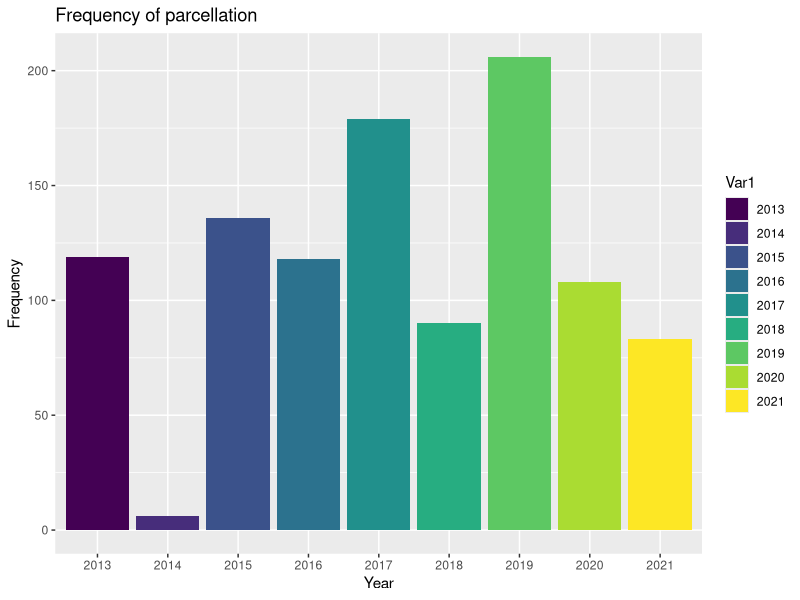
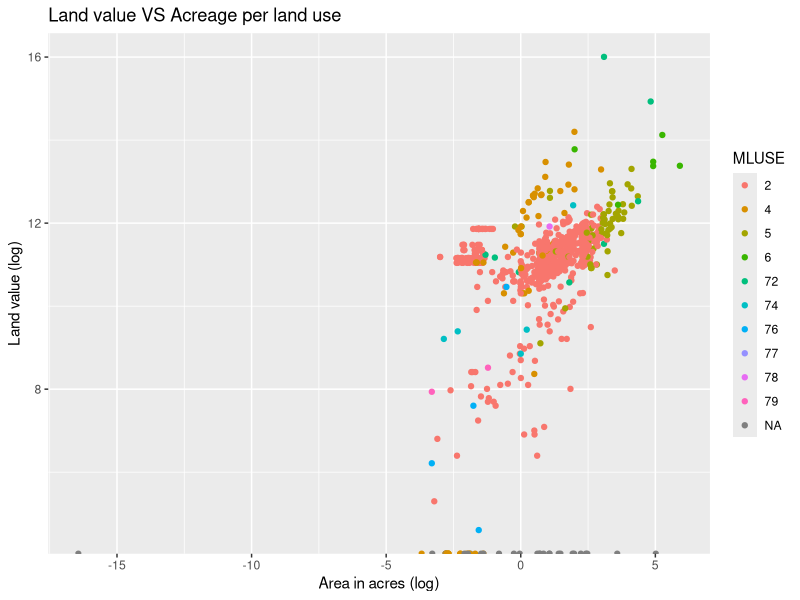
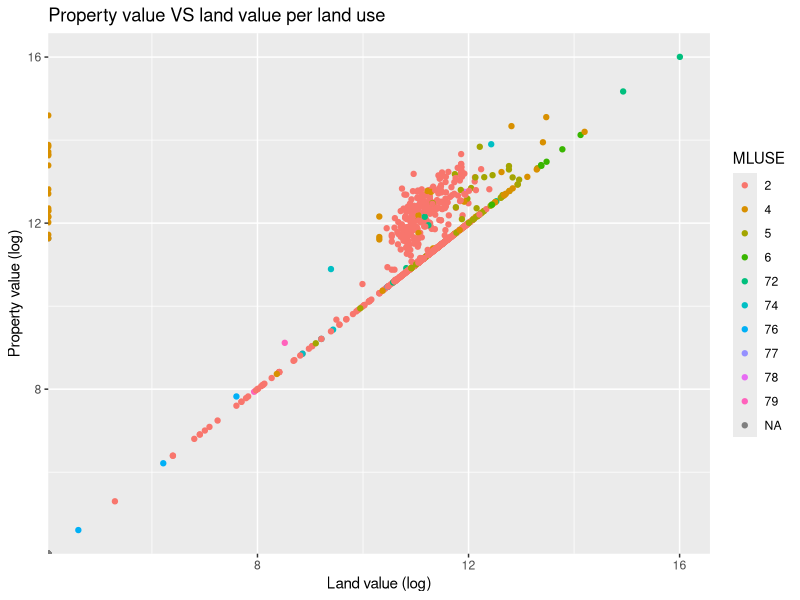
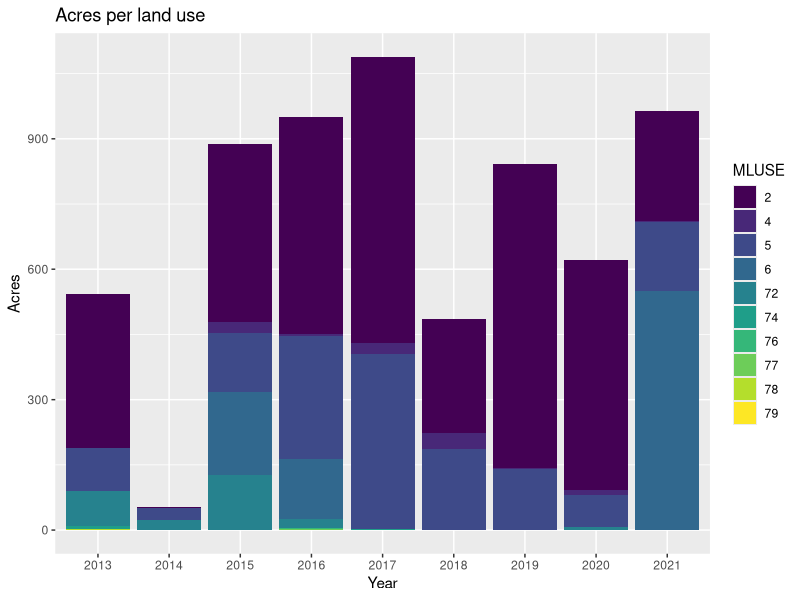
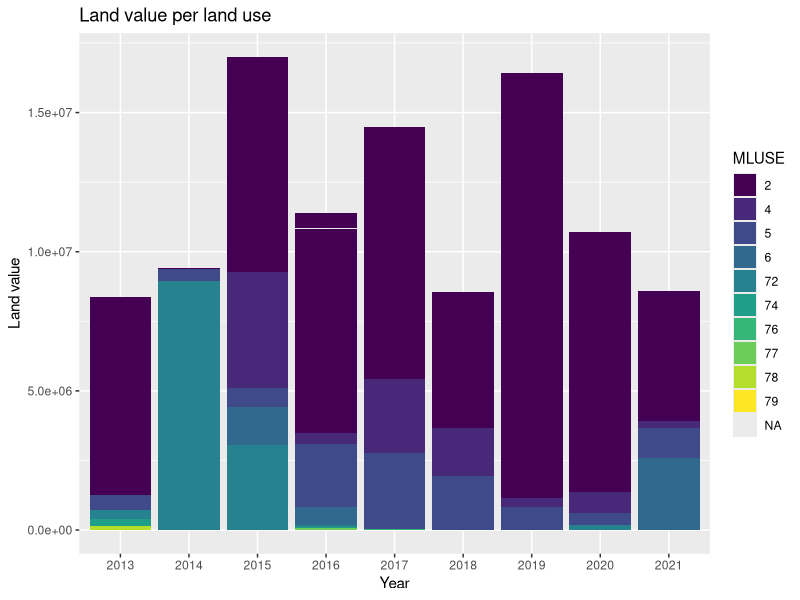

Recreate these plots in R, in order.
## ---- chunk 1
knitr::opts_chunk$set(echo = TRUE)
library(ggplot2)
library(dplyr)
## ---- chunk 2
parcel_data <- read.csv("data/Parc_point_2012_2021.csv")
View(parcel_data)
## ---- chunk 3
subset_parcel <- parcel_data %>%
  select(MLUSE, MTOTLD, MTOTPR, Area_ACRE, DATA_YEAR, GPIN_12, MLUSE_12, MTOTLD_12, MTOTPR_12, Area_ACRE1, DATA_YEAR1) %>%
  
  mutate(MLUSE = factor(MLUSE), DATA_YEAR = factor(DATA_YEAR)) %>%
  replace(is.na(.), 0)
## ---- chunk 4
year_freq <- as.data.frame(table(subset_parcel$DATA_YEAR))

ggplot(year_freq, aes(x= Var1, y= Freq, fill = Var1)) + geom_bar(stat="identity") +
  ggtitle("Frequency of parcellation") + xlab("Year") + ylab("Frequency") + scale_fill_viridis_d()

# maybe we can divide bars up by land use
## ---- chunk 5
ggplot(subset_parcel, aes(x= log(Area_ACRE), y= log(MTOTLD), color = MLUSE)) + geom_point() + labs(title ="Land value VS Acreage per land use", x="Area in acres (log)", y="Land value (log)")

#Area_ACRE variable created from original data
## ---- chunk 6
ggplot(subset_parcel, aes(x= log(MTOTLD), y= log(MTOTPR), color = MLUSE)) + geom_point() + labs(title ="Property value VS land value per land use", x="Land value (log)", y="Property value (log)")
## ---- chunk 7
LU_year_freq <- subset_parcel %>%
  group_by(DATA_YEAR, MLUSE) %>% summarize(acres = sum(Area_ACRE)) %>%
  filter(!is.na(MLUSE))
## ---- chunk 8
ggplot(LU_year_freq, aes(x= DATA_YEAR, y= acres, fill=MLUSE)) + geom_bar(stat="identity") +
  ggtitle("Acres per land use") + xlab("Year") + ylab("Acres") + scale_fill_viridis_d()
## ---- chunk 9
ggplot(subset_parcel, aes(x= DATA_YEAR, y= MTOTLD, fill=MLUSE)) + geom_bar(stat="identity") +
  ggtitle("Land value per land use") + xlab("Year") + ylab("Land value") + scale_fill_viridis_d()
